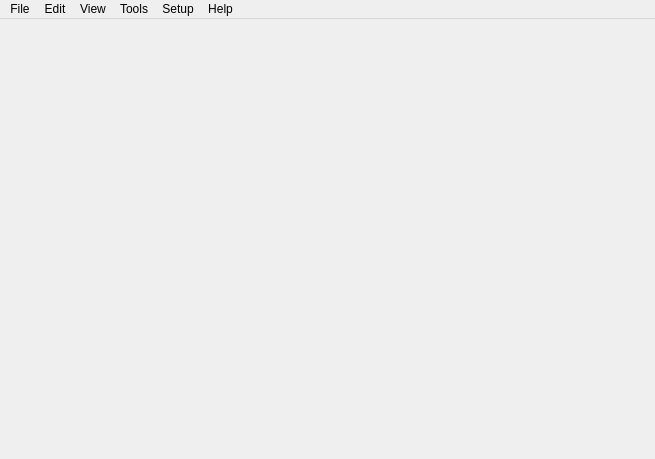
<?xml version="1.0" encoding="UTF-8"?>
<ui version="4.0">
 <class>SketchProjectWindow</class>
 <widget class="QMainWindow" name="SketchProjectWindow">
  <property name="geometry">
   <rect>
    <x>0</x>
    <y>0</y>
    <width>655</width>
    <height>459</height>
   </rect>
  </property>
  <property name="font">
   <font>
    <pointsize>9</pointsize>
   </font>
  </property>
  <property name="windowTitle">
   <string>SketchProjectWindow</string>
  </property>
  <property name="windowIcon">
   <iconset>
    <normaloff>:/images/NemesisCore/MainIcon.svg</normaloff>:/images/NemesisCore/MainIcon.svg</iconset>
  </property>
  <property name="dockNestingEnabled">
   <bool>true</bool>
  </property>
  <property name="dockOptions">
   <set>QMainWindow::AllowNestedDocks|QMainWindow::AllowTabbedDocks|QMainWindow::AnimatedDocks</set>
  </property>
  <widget class="QWidget" name="centralwidget"/>
  <widget class="QMenuBar" name="menuBar">
   <property name="geometry">
    <rect>
     <x>0</x>
     <y>0</y>
     <width>655</width>
     <height>23</height>
    </rect>
   </property>
   <widget class="QMenu" name="menuFile">
    <property name="title">
     <string>File</string>
    </property>
    <widget class="QMenu" name="menuOpenRecent">
     <property name="title">
      <string>Open Recent</string>
     </property>
     <addaction name="actionEmptyRecentList"/>
    </widget>
    <addaction name="actionNewMolecule"/>
    <addaction name="actionNewProject"/>
    <addaction name="separator"/>
    <addaction name="actionOpen"/>
    <addaction name="menuOpenRecent"/>
    <addaction name="separator"/>
    <addaction name="actionSave"/>
    <addaction name="actionSaveAs"/>
    <addaction name="actionSaveAll"/>
    <addaction name="separator"/>
    <addaction name="actionClose"/>
    <addaction name="actionCloseAll"/>
    <addaction name="separator"/>
    <addaction name="actionProjectInfo"/>
    <addaction name="separator"/>
    <addaction name="actionQuit"/>
   </widget>
   <widget class="QMenu" name="menuHelp">
    <property name="title">
     <string>Help</string>
    </property>
    <addaction name="actionNemesisHelp"/>
    <addaction name="separator"/>
    <addaction name="actionAboutQt"/>
    <addaction name="actionAboutNemesis"/>
   </widget>
   <widget class="QMenu" name="menuSetup">
    <property name="title">
     <string>Setup</string>
    </property>
    <addaction name="actionToolbarsConfig"/>
    <addaction name="actionSaveLayout"/>
    <addaction name="separator"/>
    <addaction name="actionGlobalSetup"/>
   </widget>
   <widget class="QMenu" name="menuEdit">
    <property name="title">
     <string>Edit</string>
    </property>
    <addaction name="actionUndo"/>
    <addaction name="actionRedo"/>
    <addaction name="separator"/>
    <addaction name="actionCutStructure"/>
    <addaction name="actionCopyStructure"/>
    <addaction name="actionPasteStructure"/>
    <addaction name="separator"/>
    <addaction name="actionSelectAll"/>
    <addaction name="actionClearSelection"/>
    <addaction name="separator"/>
    <addaction name="actionDeleteAll"/>
   </widget>
   <widget class="QMenu" name="menuTools">
    <property name="title">
     <string>Tools</string>
    </property>
   </widget>
   <widget class="QMenu" name="menuStructure">
    <property name="title">
     <string>View</string>
    </property>
    <widget class="QMenu" name="menuInsert">
     <property name="title">
      <string>Insert</string>
     </property>
     <addaction name="actionInsertSMILES"/>
    </widget>
    <addaction name="menuInsert"/>
    <addaction name="actionShowSMILES"/>
    <addaction name="separator"/>
    <addaction name="actionZoomIn"/>
    <addaction name="actionZoomOut"/>
    <addaction name="separator"/>
    <addaction name="actionClean"/>
    <addaction name="actionConvertTo3D"/>
    <addaction name="actionCopyAsSVG"/>
   </widget>
   <addaction name="menuFile"/>
   <addaction name="menuEdit"/>
   <addaction name="menuStructure"/>
   <addaction name="menuTools"/>
   <addaction name="menuSetup"/>
   <addaction name="menuHelp"/>
  </widget>
  <action name="actionNewMolecule">
   <property name="icon">
    <iconset>
     <normaloff>:/images/SketchProject/01.file/NewStructure.svg</normaloff>:/images/SketchProject/01.file/NewStructure.svg</iconset>
   </property>
   <property name="text">
    <string>New Structure</string>
   </property>
  </action>
  <action name="actionOpen">
   <property name="enabled">
    <bool>true</bool>
   </property>
   <property name="icon">
    <iconset>
     <normaloff>:/images/SketchProject/01.file/Open.svg</normaloff>:/images/SketchProject/01.file/Open.svg</iconset>
   </property>
   <property name="text">
    <string>Open ...</string>
   </property>
  </action>
  <action name="actionSave">
   <property name="enabled">
    <bool>true</bool>
   </property>
   <property name="icon">
    <iconset>
     <normaloff>:/images/SketchProject/01.file/Save.svg</normaloff>:/images/SketchProject/01.file/Save.svg</iconset>
   </property>
   <property name="text">
    <string>Save</string>
   </property>
  </action>
  <action name="actionQuit">
   <property name="icon">
    <iconset>
     <normaloff>:/images/SketchProject/01.file/Quit.svg</normaloff>:/images/SketchProject/01.file/Quit.svg</iconset>
   </property>
   <property name="text">
    <string>Quit</string>
   </property>
   <property name="whatsThis">
    <string comment="Click to quit window"/>
   </property>
  </action>
  <action name="actionAboutNemesis">
   <property name="icon">
    <iconset>
     <normaloff>:/images/SketchProject/06.help/NemesisAbout.svg</normaloff>:/images/SketchProject/06.help/NemesisAbout.svg</iconset>
   </property>
   <property name="text">
    <string>About Nemesis</string>
   </property>
  </action>
  <action name="actionNewProject">
   <property name="icon">
    <iconset>
     <normaloff>:/images/SketchProject/01.file/NewProject.svg</normaloff>:/images/SketchProject/01.file/NewProject.svg</iconset>
   </property>
   <property name="text">
    <string>New Project ...</string>
   </property>
  </action>
  <action name="actionSaveAs">
   <property name="enabled">
    <bool>true</bool>
   </property>
   <property name="icon">
    <iconset>
     <normaloff>:/images/SketchProject/01.file/SaveAs.svg</normaloff>:/images/SketchProject/01.file/SaveAs.svg</iconset>
   </property>
   <property name="text">
    <string>Save as ...</string>
   </property>
  </action>
  <action name="actionSaveAll">
   <property name="enabled">
    <bool>true</bool>
   </property>
   <property name="icon">
    <iconset>
     <normaloff>:/images/SketchProject/01.file/SaveAs.svg</normaloff>:/images/SketchProject/01.file/SaveAs.svg</iconset>
   </property>
   <property name="text">
    <string>Save all</string>
   </property>
  </action>
  <action name="actionClose">
   <property name="enabled">
    <bool>true</bool>
   </property>
   <property name="icon">
    <iconset>
     <normaloff>:/images/SketchProject/01.file/Close.svg</normaloff>:/images/SketchProject/01.file/Close.svg</iconset>
   </property>
   <property name="text">
    <string>Close</string>
   </property>
  </action>
  <action name="actionCloseAll">
   <property name="enabled">
    <bool>true</bool>
   </property>
   <property name="icon">
    <iconset>
     <normaloff>:/images/SketchProject/01.file/CloseAll.svg</normaloff>:/images/SketchProject/01.file/CloseAll.svg</iconset>
   </property>
   <property name="text">
    <string>Close all</string>
   </property>
  </action>
  <action name="actionUndo">
   <property name="enabled">
    <bool>true</bool>
   </property>
   <property name="icon">
    <iconset>
     <normaloff>:/images/SketchProject/02.edit/Undo.svg</normaloff>:/images/SketchProject/02.edit/Undo.svg</iconset>
   </property>
   <property name="text">
    <string>Undo</string>
   </property>
  </action>
  <action name="actionRedo">
   <property name="enabled">
    <bool>true</bool>
   </property>
   <property name="icon">
    <iconset>
     <normaloff>:/images/SketchProject/02.edit/Redo.svg</normaloff>:/images/SketchProject/02.edit/Redo.svg</iconset>
   </property>
   <property name="text">
    <string>Redo</string>
   </property>
  </action>
  <action name="actionNemesisHelp">
   <property name="enabled">
    <bool>true</bool>
   </property>
   <property name="icon">
    <iconset>
     <normaloff>:/images/SketchProject/06.help/OnlineDoc.svg</normaloff>:/images/SketchProject/06.help/OnlineDoc.svg</iconset>
   </property>
   <property name="text">
    <string>Nemesis help ...</string>
   </property>
  </action>
  <action name="actionProjectInfo">
   <property name="enabled">
    <bool>true</bool>
   </property>
   <property name="icon">
    <iconset>
     <normaloff>:/images/SketchProject/01.file/Info.svg</normaloff>:/images/SketchProject/01.file/Info.svg</iconset>
   </property>
   <property name="text">
    <string>Project Info</string>
   </property>
  </action>
  <action name="actionAboutQt">
   <property name="icon">
    <iconset>
     <normaloff>:/images/SketchProject/06.help/QTAbout.svg</normaloff>:/images/SketchProject/06.help/QTAbout.svg</iconset>
   </property>
   <property name="text">
    <string>About Qt</string>
   </property>
  </action>
  <action name="actionCutStructure">
   <property name="enabled">
    <bool>true</bool>
   </property>
   <property name="icon">
    <iconset>
     <normaloff>:/images/SketchProject/02.edit/Cut.svg</normaloff>:/images/SketchProject/02.edit/Cut.svg</iconset>
   </property>
   <property name="text">
    <string>Cut </string>
   </property>
  </action>
  <action name="actionPasteStructure">
   <property name="enabled">
    <bool>true</bool>
   </property>
   <property name="icon">
    <iconset>
     <normaloff>:/images/SketchProject/02.edit/Paste.svg</normaloff>:/images/SketchProject/02.edit/Paste.svg</iconset>
   </property>
   <property name="text">
    <string>Paste</string>
   </property>
  </action>
  <action name="actionCopyStructure">
   <property name="enabled">
    <bool>true</bool>
   </property>
   <property name="icon">
    <iconset>
     <normaloff>:/images/SketchProject/02.edit/Copy.svg</normaloff>:/images/SketchProject/02.edit/Copy.svg</iconset>
   </property>
   <property name="text">
    <string>Copy</string>
   </property>
  </action>
  <action name="actionSaveLayout">
   <property name="icon">
    <iconset>
     <normaloff>:/images/SketchProject/05.setup/SaveDesktop.svg</normaloff>:/images/SketchProject/05.setup/SaveDesktop.svg</iconset>
   </property>
   <property name="text">
    <string>Save Default Layout</string>
   </property>
  </action>
  <action name="actionToolbarsConfig">
   <property name="icon">
    <iconset>
     <normaloff>:/images/SketchProject/05.setup/ConfigToolBars.svg</normaloff>:/images/SketchProject/05.setup/ConfigToolBars.svg</iconset>
   </property>
   <property name="text">
    <string>Toolbars Config</string>
   </property>
  </action>
  <action name="actionEmptyRecentList">
   <property name="text">
    <string>Clear list</string>
   </property>
  </action>
  <action name="actionClean">
   <property name="icon">
    <iconset>
     <normaloff>:/images/SketchProject/03.view/Clean.svg</normaloff>:/images/SketchProject/03.view/Clean.svg</iconset>
   </property>
   <property name="text">
    <string>Clean</string>
   </property>
  </action>
  <action name="actionConvertTo3D">
   <property name="text">
    <string>Convert to 3D</string>
   </property>
  </action>
  <action name="actionDeleteAll">
   <property name="text">
    <string>Delete all</string>
   </property>
  </action>
  <action name="actionZoomIn">
   <property name="icon">
    <iconset>
     <normaloff>:/images/SketchProject/03.view/ZoomIn.svg</normaloff>:/images/SketchProject/03.view/ZoomIn.svg</iconset>
   </property>
   <property name="text">
    <string>Zoom in</string>
   </property>
  </action>
  <action name="actionZoomOut">
   <property name="icon">
    <iconset>
     <normaloff>:/images/SketchProject/03.view/ZoomOut.svg</normaloff>:/images/SketchProject/03.view/ZoomOut.svg</iconset>
   </property>
   <property name="text">
    <string>Zoom out</string>
   </property>
  </action>
  <action name="actionSelectAll">
   <property name="text">
    <string>Select all</string>
   </property>
  </action>
  <action name="actionClearSelection">
   <property name="text">
    <string>Clear selection</string>
   </property>
  </action>
  <action name="actionInsertSMILES">
   <property name="text">
    <string>SMILES ...</string>
   </property>
  </action>
  <action name="actionCopyAsSVG">
   <property name="text">
    <string>Copy as SVG</string>
   </property>
  </action>
  <action name="actionShowSMILES">
   <property name="text">
    <string>Show SMILES</string>
   </property>
  </action>
  <action name="actionGlobalSetup">
   <property name="icon">
    <iconset>
     <normaloff>:/images/SketchProject/05.setup/GlobalConfig.svg</normaloff>:/images/SketchProject/05.setup/GlobalConfig.svg</iconset>
   </property>
   <property name="text">
    <string>Global Preferences</string>
   </property>
  </action>
 </widget>
 <resources/>
 <connections/>
</ui>
